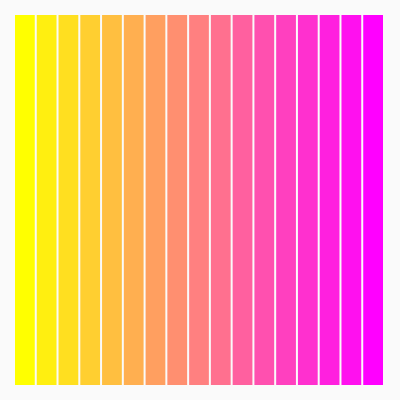
Frame 1 (no input)
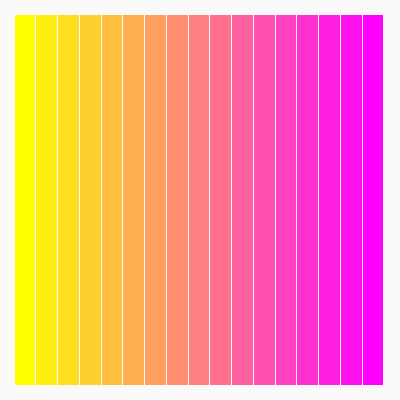
Frame 60 (no input)
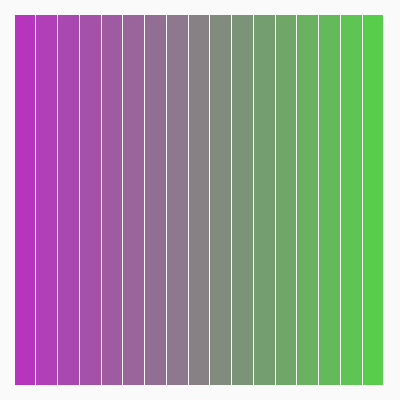
Frame 120 (the mouse pressed at the canvas centre since frame 60)

The p5.js sketch that drew these frames (run headless with seeded random() and noise() and a simulated clock; from frame 60 on, the mouse is pressed at the canvas centre):

// p5.js sketch
// ── sketch.js
let col1, col2;

function setup() {
  createCanvas(400, 400);
  background(250);
    col1 = color(255, 255, 0);
    col2 = color(255, 0, 255);
    noStroke();
}

//17 rectangles, 2 colors (randomized on click), lerp

function draw() {
  let m=15;
  let n=17;
  let step=(width-m*2)/17;
  let colStep=255/n;
  
  for(i=0; i<n; i++){
    let x=step*i+m;
    let y=m;
    colStep=i/(n-1);
    let col=lerpColor(col1, col2, colStep);
    fill(col);
    rect(x, y, (step -2), height-(2*m));
  }
}

function mousePressed(){
  col1=color(random(0,255), random(0,255), random(0,255));
  col2=color(random(0,255), random(0,255), random(0,255));
}
